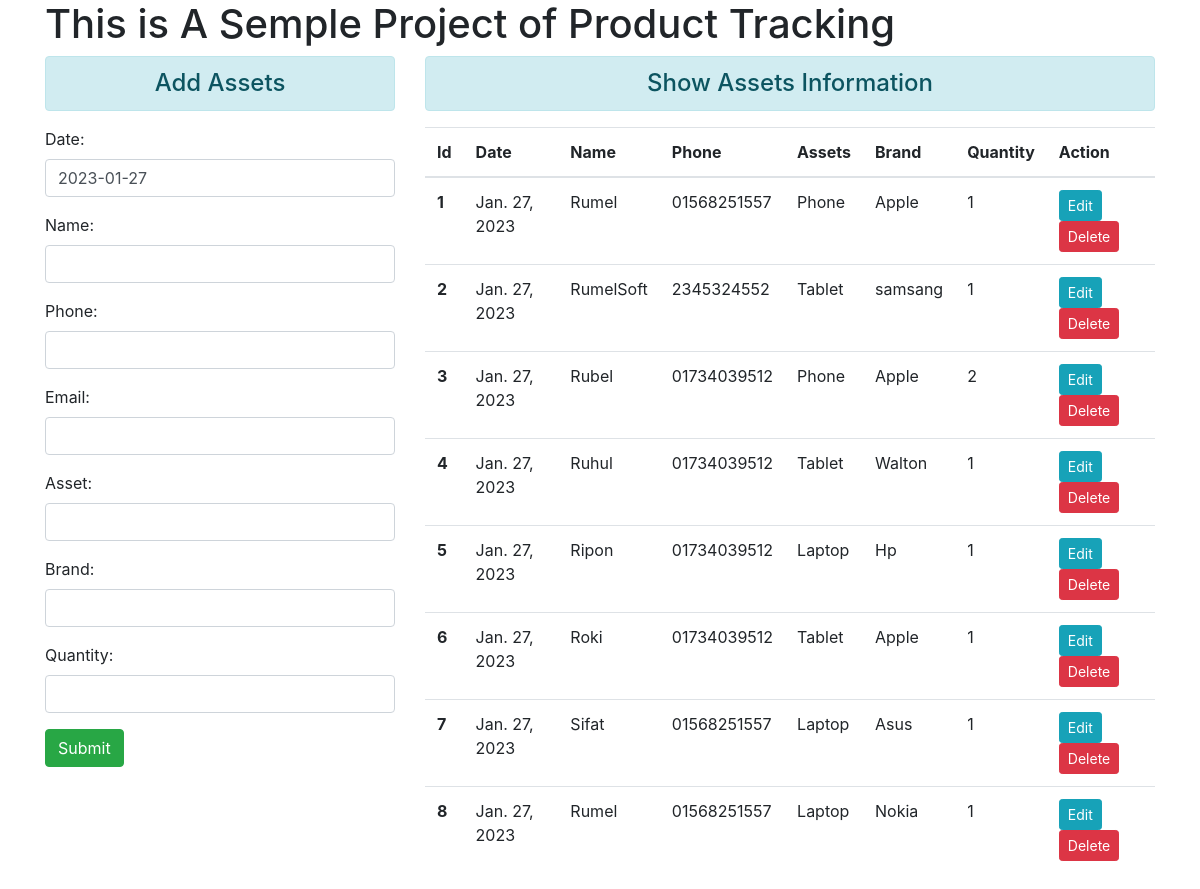
The page / on the database its author committed.
### myapp/models.py (models this page shows, shortened)
class AssetsModel(models.Model):
    name = models.CharField(max_length=100)
    email = models.EmailField()
    phone = models.CharField(max_length=20)
    ASSETS_CHOICES = (
        ('Phone', 'Phones'),
        ('Tablet', 'Tablets'),
        ('Laptop', 'Laptops'),
    )
    asset = models.CharField(max_length=10, choices=ASSETS_CHOICES)
    brand = models.CharField(max_length=20)
    quantity = models.IntegerField()
    date = models.DateField(("Date"), default=date.today)

### myapp/views.py (the view, shortened to what this page needs)
# urls.py: path('', views.CustomerAddView.as_view(), name='add-customer'),
class CustomerAddView(TemplateView):
    template_name = 'myapp/add_show.html'
    def get_context_data(self, *args, **kwargs):
        context = super().get_context_data(**kwargs)
        fm = CustomerRegistrationForm()
        cmr = AssetsModel.objects.all()
        context = {'cmr':cmr, 'form':fm}
        return context

### myapp/forms.py
class CustomerRegistrationForm(forms.ModelForm):
    class Meta:
        model = AssetsModel
        fields = ['id', 'date', 'name', 'phone', 'email', 'asset', 'brand', 'quantity']
        widgets = {
            'date': forms.TextInput(attrs={'class':'form-control'}),
            'name': forms.TextInput(attrs={'class':'form-control'}),
            'phone': forms.TextInput(attrs={'class':'form-control'}),
            'email': forms.TextInput(attrs={'class':'form-control'}),
            'asset': forms.TextInput(attrs={'class':'form-control'}),
            'brand': forms.TextInput(attrs={'class':'form-control'}),
            'quantity': forms.TextInput(attrs={'class':'form-control'}),
        }

### myapp/templates/myapp/add_show.html (shortened to what this page needs)
{% extends 'myapp/base.html' %}
{% block content %}
<div class="row">
    <div class="col-sm-4">
        <h4 class="text-center alert alert-info">Add Assets</h4>
        <form action="" method="POST">
        {{ form.as_p }}
        <input type="submit" class="btn btn-success" value="Submit"></br></br>
        </form>
    </div>
    <div class="col-sm-8">
        <h4 class="text-center alert alert-info">Show Assets Information</h4>
        {% if cmr %}
        <table class="table table-hover">
            <thead>
              <tr>
                <th scope="col">Id</th>
                <th scope="col">Date</th>
                <th scope="col">Name</th>
                <th scope="col">Phone</th>
                <th scope="col">Assets</th>
                <th scope="col">Brand</th>
                <th scope="col">Quantity</th>
                <th scope="col">Action</th>
              </tr>
            </thead>
            <tbody>
            {% for c in cmr %}
              <tr>
                <th scope="row">{{ c.id }}</th>
                <td>{{ c.date }}</td>
                <td>{{ c.name }}</td>
                <td>{{ c.phone }}</td>
                <td>{{ c.asset }}</td>
                <td>{{ c.brand }}</td>
                <td>{{ c.quantity }}</td>
                <td>
                  <a href="{% url 'customer-update' c.id %}" class="btn btn-info btn-sm">Edit</a>
                    <form action="{% url 'data-delete' c.id %}" method="post" class="d-inline">
                        <input type="submit" class="btn btn-danger btn-sm" value="Delete">
                    </form>
                </td>
              </tr>
            {% endfor %}
            </tbody>
          </table>
        {% else %}
        <h4 class="text-center alert alert-warning">No Records</h4>
        {% endif %}
    </div>
</div>
{% endblock content %}

### myapp/templates/myapp/base.html (shortened to what this page needs)
<!doctype html>
<html lang="en">
  <head>
    <link rel="stylesheet" href="https://cdn.jsdelivr.net/npm/bootstrap@4.0.0/dist/css/bootstrap.min.css">
  </head>
  <body class="container">
    <h1>This is A Semple Project of Product Tracking</h1>
    {% block content %}
    {% endblock content %}
  </body>
</html>

### rows shown on the page
AssetsModel: id "1", date "Jan. 27, 2023", name "Rumel", phone "01568251557", asset "Phone", brand "Apple", quantity "1"
AssetsModel: id "2", date "Jan. 27, 2023", name "RumelSoft", phone "2345324552", asset "Tablet", brand "samsang", quantity "1"
AssetsModel: id "3", date "Jan. 27, 2023", name "Rubel", phone "01734039512", asset "Phone", brand "Apple", quantity "2"
AssetsModel: id "4", date "Jan. 27, 2023", name "Ruhul", phone "01734039512", asset "Tablet", brand "Walton", quantity "1"
AssetsModel: id "5", date "Jan. 27, 2023", name "Ripon", phone "01734039512", asset "Laptop", brand "Hp", quantity "1"
AssetsModel: id "6", date "Jan. 27, 2023", name "Roki", phone "01734039512", asset "Tablet", brand "Apple", quantity "1"
AssetsModel: id "7", date "Jan. 27, 2023", name "Sifat", phone "01568251557", asset "Laptop", brand "Asus", quantity "1"
AssetsModel: id "8", date "Jan. 27, 2023", name "Rumel", phone "01568251557", asset "Laptop", brand "Nokia", quantity "1"
